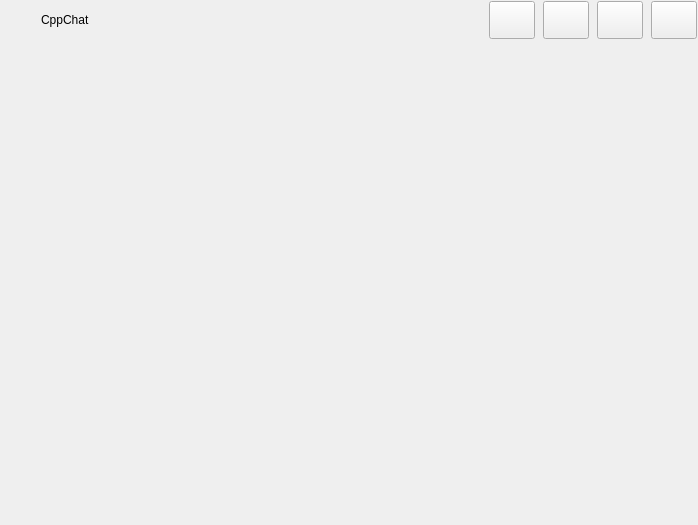
<?xml version="1.0" encoding="UTF-8"?>
<ui version="4.0">
 <class>MainWindow</class>
 <widget class="QMainWindow" name="MainWindow">
  <property name="geometry">
   <rect>
    <x>0</x>
    <y>0</y>
    <width>698</width>
    <height>525</height>
   </rect>
  </property>
  <property name="minimumSize">
   <size>
    <width>0</width>
    <height>0</height>
   </size>
  </property>
  <property name="maximumSize">
   <size>
    <width>16777215</width>
    <height>16777215</height>
   </size>
  </property>
  <property name="windowTitle">
   <string>CppChat</string>
  </property>
  <widget class="QWidget" name="centralwidget">
   <layout class="QVBoxLayout" name="window_layout">
    <property name="spacing">
     <number>0</number>
    </property>
    <property name="leftMargin">
     <number>1</number>
    </property>
    <property name="topMargin">
     <number>1</number>
    </property>
    <property name="rightMargin">
     <number>1</number>
    </property>
    <property name="bottomMargin">
     <number>1</number>
    </property>
    <item>
     <widget class="QWidget" name="title_bar" native="true">
      <property name="minimumSize">
       <size>
        <width>0</width>
        <height>38</height>
       </size>
      </property>
      <property name="maximumSize">
       <size>
        <width>16777215</width>
        <height>38</height>
       </size>
      </property>
      <layout class="QHBoxLayout" name="title_layout">
       <property name="spacing">
        <number>8</number>
       </property>
       <property name="leftMargin">
        <number>12</number>
       </property>
       <property name="topMargin">
        <number>0</number>
       </property>
       <property name="rightMargin">
        <number>0</number>
       </property>
       <property name="bottomMargin">
        <number>0</number>
       </property>
       <item>
        <widget class="QLabel" name="app_icon">
         <property name="minimumSize">
          <size>
           <width>20</width>
           <height>20</height>
          </size>
         </property>
         <property name="maximumSize">
          <size>
           <width>20</width>
           <height>20</height>
          </size>
         </property>
         <property name="text">
          <string/>
         </property>
         <property name="scaledContents">
          <bool>true</bool>
         </property>
        </widget>
       </item>
       <item>
        <widget class="QLabel" name="title_label">
         <property name="text">
          <string>CppChat</string>
         </property>
        </widget>
       </item>
       <item>
        <spacer name="title_spacer">
         <property name="orientation">
          <enum>Qt::Horizontal</enum>
         </property>
         <property name="sizeHint" stdset="0">
          <size>
           <width>40</width>
           <height>20</height>
          </size>
         </property>
        </spacer>
       </item>
       <item>
        <widget class="QPushButton" name="pin_btn">
         <property name="minimumSize">
          <size>
           <width>46</width>
           <height>38</height>
          </size>
         </property>
         <property name="maximumSize">
          <size>
           <width>46</width>
           <height>38</height>
          </size>
         </property>
         <property name="cursor">
          <cursorShape>PointingHandCursor</cursorShape>
         </property>
         <property name="toolTip">
          <string>窗口置顶</string>
         </property>
         <property name="text">
          <string/>
         </property>
         <property name="checkable">
          <bool>true</bool>
         </property>
         <property name="autoDefault">
          <bool>false</bool>
         </property>
         <property name="focusPolicy">
          <enum>Qt::NoFocus</enum>
         </property>
        </widget>
       </item>
       <item>
        <widget class="QPushButton" name="minimize_btn">
         <property name="minimumSize">
          <size>
           <width>46</width>
           <height>38</height>
          </size>
         </property>
         <property name="maximumSize">
          <size>
           <width>46</width>
           <height>38</height>
          </size>
         </property>
         <property name="cursor">
          <cursorShape>PointingHandCursor</cursorShape>
         </property>
         <property name="toolTip">
          <string>最小化</string>
         </property>
         <property name="text">
          <string/>
         </property>
        </widget>
       </item>
       <item>
        <widget class="QPushButton" name="maximize_btn">
         <property name="minimumSize">
          <size>
           <width>46</width>
           <height>38</height>
          </size>
         </property>
         <property name="maximumSize">
          <size>
           <width>46</width>
           <height>38</height>
          </size>
         </property>
         <property name="cursor">
          <cursorShape>PointingHandCursor</cursorShape>
         </property>
         <property name="toolTip">
          <string>最大化</string>
         </property>
         <property name="text">
          <string/>
         </property>
        </widget>
       </item>
       <item>
        <widget class="QPushButton" name="close_btn">
         <property name="minimumSize">
          <size>
           <width>46</width>
           <height>38</height>
          </size>
         </property>
         <property name="maximumSize">
          <size>
           <width>46</width>
           <height>38</height>
          </size>
         </property>
         <property name="cursor">
          <cursorShape>PointingHandCursor</cursorShape>
         </property>
         <property name="toolTip">
          <string>关闭</string>
         </property>
         <property name="text">
          <string/>
         </property>
        </widget>
       </item>
      </layout>
     </widget>
    </item>
    <item>
     <widget class="QWidget" name="content_host" native="true">
      <layout class="QVBoxLayout" name="content_layout">
       <property name="spacing">
        <number>0</number>
       </property>
       <property name="leftMargin">
        <number>0</number>
       </property>
       <property name="topMargin">
        <number>0</number>
       </property>
       <property name="rightMargin">
        <number>0</number>
       </property>
       <property name="bottomMargin">
        <number>0</number>
       </property>
      </layout>
     </widget>
    </item>
   </layout>
  </widget>
 </widget>
 <resources/>
 <connections/>
</ui>
